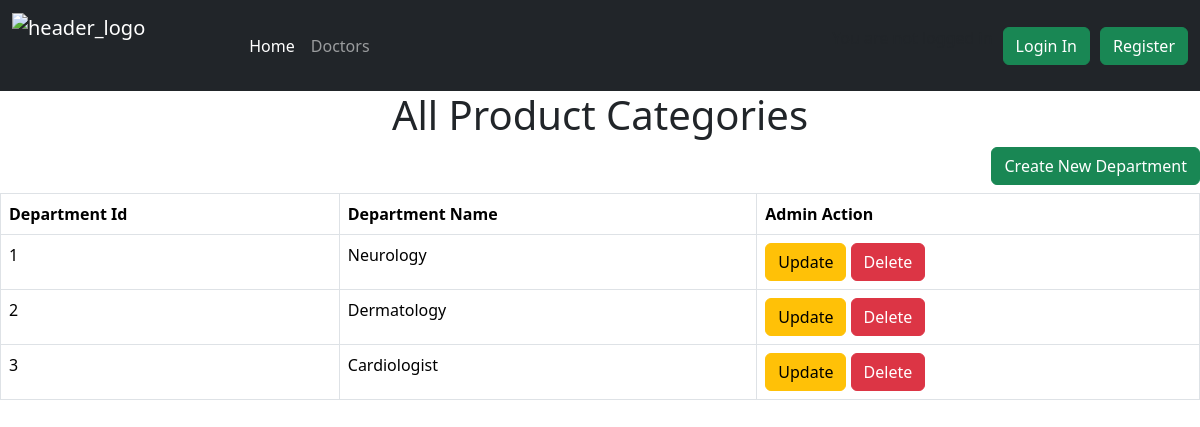
The page /viewdepartment on the database its author committed.
### doctor_app/models.py (models this page shows, shortened)
class DoctorDepartment(models.Model):
    department_name = models.CharField(max_length=100)

### doctor_app/views.py (the view)
# urls.py: path('viewdepartment',views.ViewDepartment ,name='adminViewDepartment'),
def ViewDepartment(request):
     departments = DoctorDepartment.objects.all()
     departments_items_context = {'departments' :departments}
     return render(request,'doctor_app/admin_view_department.html',departments_items_context)

### doctor_app/templates/doctor_app/admin_view_department.html (shortened to what this page needs)
{% extends "doctor_app/base.html" %}
{% block content %}
<h1 class="text-center adminproductsheader" >All Product Categories</h1>
<div class="text-end"><a href="{% url 'adminCreateDepartment' %}" class="btn btn-success text-end mb-2">Create New Department</a>
</div>
<table class="table table-bordered" id="department_table">
    <thead>
      <tr>
        <th scope="col">Department Id</th>
        <th scope="col">Department Name</th>
        <th scope="col">Admin Action</th>
      </tr>
    </thead>
    <tbody>
        {% if departments %}
        {% for department in departments %}
                        <tr>
                            <td>{{ department.id }}</td>
                            <td>{{ department.department_name }}</td>
                            <td><a href="{% url 'adminUpdateDepartment' department.id %}" class="btn btn-warning">Update</a>
                                <a href="{% url 'adminDeleteDepartment' department.id %}" class="btn btn-danger">Delete</a></td>
                        </tr>
                {% endfor%}
      {% endif %}
    </tbody>
  </table>
{% endblock %}

### static/css/style.css (style rules this page uses)
.adminproductsheader { text-align: center; }

### rows shown on the page
DoctorDepartment: id "1", department_name "Neurology"
DoctorDepartment: id "2", department_name "Dermatology"
DoctorDepartment: id "3", department_name "Cardiologist"
